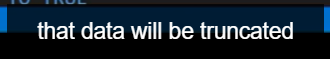
#> input picture Verbos,decisoesEloops/material-estudos/11.png, 330 x 59 px
$ python teste.py
#> lines starting #> are read from the running program, lines starting #| are printed output that depends on the picture
import numpy as np
from PIL import Image

def merge_images(images, output_path):
    # Open first image
#> called with output_path = 'output.jpg'
    img = Image.open(images[0])
#> img is the input picture: PIL image 330x59 RGBA; mean R, G, B, A 24.2, 36.5, 47.3, 255
    width, height = img.size
#> width = 330; height = 59

    # Create a blank image with the same size as the first image
    output = Image.new('RGB', (width, height))
#> output: PIL image 330x59 RGB; every value is 0

    # Coordinates for pasting the images
    x = 0
    y = 0

    # Iterate over the rest of the images
    for i in range(1, len(images)):
        img = Image.open(images[i])
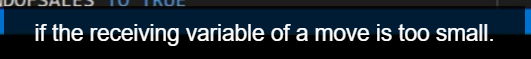
#> input picture Verbos,decisoesEloops/material-estudos/12.png, 531 x 59 px
#> img is the input picture: PIL image 531x59 RGBA; mean R, G, B, A 26.9, 38.3, 48.4, 255
        img_width, img_height = img.size
#> img_width = 531; img_height = 59
        if img_width != width or img_height != height:
            # Resize the image to match the size of the first image
            img = img.resize((width, height))
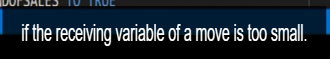
#> img: PIL image 330x59 RGBA; mean R, G, B, A 27, 38.4, 48.5, 255

        # Paste the image onto the blank image
        output.paste(img, (x, y))

        # Update the coordinates for pasting the next image
        x += img_width
#> x = 531
        if x + img_width > width:
            x = 0
            y += img_height
#> y = 59
#> pass 2 of the loop in merge_images, `for i in range(1, len(images)):`:
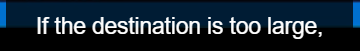
#> input picture Verbos,decisoesEloops/material-estudos/13.png, 360 x 51 px
#> in merge_images, img is the input picture: PIL image 360x51 RGBA; mean R, G, B, A 24.8, 38.7, 50.8, 255
#> in merge_images, `img = img.resize((width, height))`:
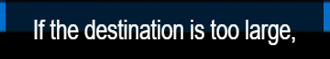
#> img: PIL image 330x59 RGBA; mean R, G, B, A 25.1, 38.8, 50.9, 255
#> pass 3 of the loop in merge_images, `for i in range(1, len(images)):`:
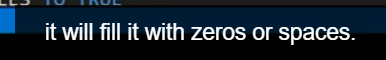
#> input picture Verbos,decisoesEloops/material-estudos/14.png, 386 x 60 px
#> in merge_images, img is the input picture: PIL image 386x60 RGBA; mean R, G, B, A 23.8, 35.9, 46.5, 255
#> in merge_images, `img = img.resize((width, height))`:
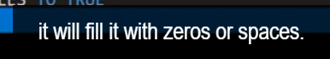
#> img: PIL image 330x59 RGBA; mean R, G, B, A 24.1, 35.9, 46.6, 255
#> the loop made 6 passes; the first 3 are shown

    # Save the output image
    output.save(output_path)

# Example usage
images = ['11.png', '12.png', '13.png', '14.png', '15.png', '16.png', '17.png', '18.png']
#> (the run stopped early here; a loop or call above may not have finished)
